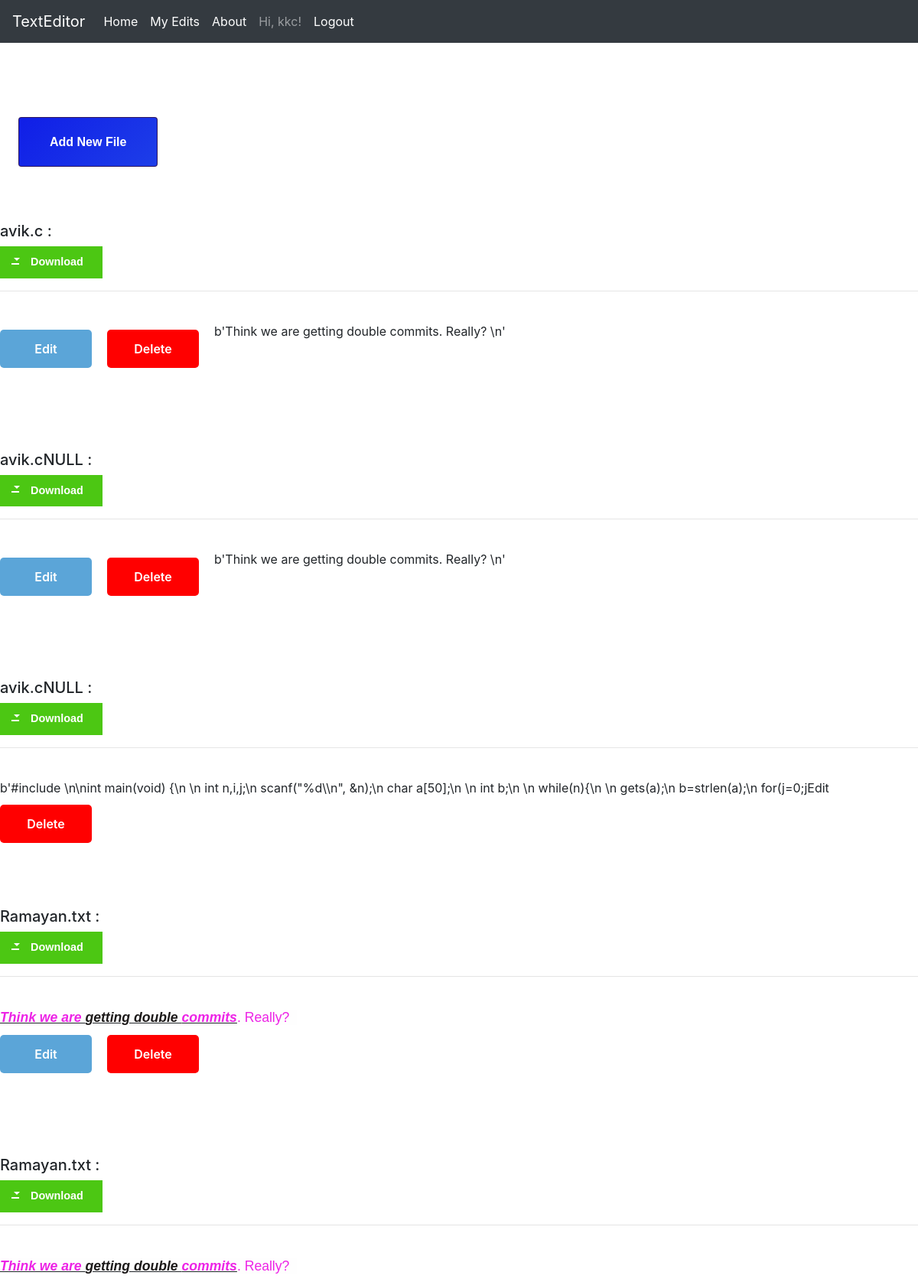
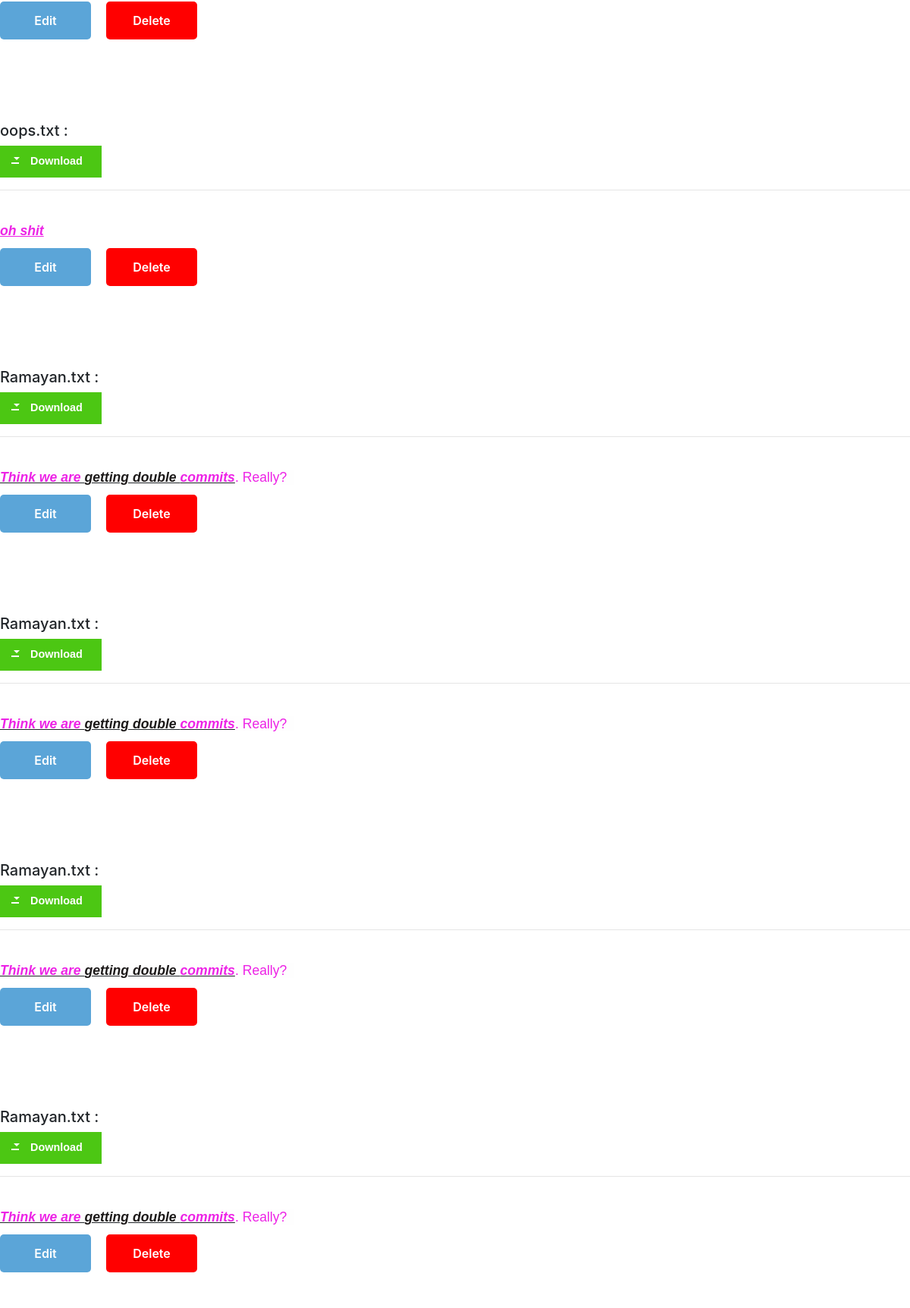
The app's page /myedits (signed in, upper part) with its own data (2 pictures, top to bottom).
### app/models.py (models this page shows, shortened)
class User(UserMixin, db.Model):
    id = db.Column(db.Integer, primary_key=True)
    username = db.Column(db.String(64), index=True, unique=True)
    email = db.Column(db.String(120), index=True, unique=True)
    password_hash = db.Column(db.String(128))
    posts = db.relationship('EditorData', backref='author', lazy='dynamic')

class EditorData(db.Model):
    id = db.Column(db.Integer, primary_key=True)
    name = db.Column(db.Text)
    extension= db.Column(db.Text)
    html= db.Column(db.Text)
    user_id = db.Column(db.Integer, db.ForeignKey('user.id'))

### app/routes.py (the view)
@app.route('/display')
@app.route('/myedits')
@login_required
def display():
    posts = EditorData.query.order_by(EditorData.id.desc()).filter_by(author=current_user).all()
    return render_template('myedits.html', posts=posts)

### app/models.py (called while the page is built)
@login.user_loader
def load_user(id):
    return User.query.get(int(id))

### app/templates/myedits.html
{% extends "base.html" %}
{% block content %}
<a href="{{ url_for('index') }}" target="_blank" class="btn --animated">
        <span>Add New File</span>
</a>
<br><br>
{% for post in posts %}
<div>
      <b><h5>{{ post.name }}{{ post.extension}} :</h5> <a href="/download/{{post.id}}" class="buttonDownload" download="{{post.name+post.extension}}" >Download</a> <br><hr>
        <br>
        </b> {{post.html|safe}}
      <a href="/edit/{{post.id}}" title="Edit" class="button btnFloat btnBlueGreen">Edit</a>
      <a  href="/delete/{{post.id}}" title="Button slide purple" class="button btnSlide btnPurple">
        <span class="top" data-content="Delete">Delete</span>
        <span class="bottom" data-content="Edit">Sure?</span>
      </a>
        <br><br><br><br><br>
        <br>
       <br>
</div>
{% endfor %}
{% endblock %}

### app/templates/base.html (shortened to what this page needs)
<!DOCTYPE html>
<html lang="en">
<head>
    <link rel="stylesheet" href="https://stackpath.bootstrapcdn.com/bootstrap/4.1.3/css/bootstrap.min.css">
</head>
<body>
  <div class="fixed-top">
  <nav class="navbar navbar-expand-md navbar-dark bg-dark">
    <a class="navbar-brand" href="{{url_for('index')}}">TextEditor</a>
    <div class="collapse navbar-collapse" id="navbarSupportedContent">
      <ul class="navbar-nav mr-auto">
        <li class="nav-item active">
          <a class="nav-link" href="{{ url_for('index') }}">Home<span class="sr-only">(current)</span></a>
        </li>
        {% if current_user.is_anonymous %}
        <li class="nav-item active">
          <a class="nav-link" href="{{ url_for('login') }}">login</a>
        </li>
        {% else %}
        <li class="nav-item active">
          <a class="nav-link" href="/myedits">My Edits</a>
        </li>
        <li class="nav-item active">
          <a class="nav-link" href="/about">About</a>
        </li>
        <li class="nav-item">
         <a class="nav-link"> Hi, {{ current_user.username }}!</a></li>
        <li class="nav-item active">
          <a class="nav-link" href="{{ url_for('logout') }}">Logout</a></li>
        {% endif %}
      </ul>
    </div>
  </nav>
  </div>
        <h1 style="color: white;">
        </h1>
        <br><br><br><br>
        {% block content %}{% endblock %}
</body>
</html>

### app/templates/base.html (style rules this page uses)
a.button { display: block; position: relative; float: left; width: 120px; padding: 0; margin: 10px 20px 10px 0; font-weight: 600; text-align: center; line-height: 50px; color: #FFF; border-radius: 5px; transition: all 0.2s ; }
.btnBlueGreen { background: #00AE68; }
.btnPurple { background: #A74982; }
.buttonDownload { display: inline-block; position: relative; padding: 10px 25px; background-color: #4CC713; color: white; font-family: sans-serif; text-decoration: none; font-size: 0.9em; text-align: center; text-indent: 15px; }
.buttonDownload:before, .buttonDownload:after { content: ' '; display: block; position: absolute; left: 15px; top: 52%; }
.buttonDownload:before { width: 10px; height: 2px; border-style: solid; border-width: 0 2px 2px; }
.buttonDownload:after { width: 0; height: 0; margin-left: 3px; margin-top: -7px; border-style: solid; border-width: 4px 4px 0 4px; border-color: transparent; border-top-color: inherit; animation: downloadArrow 2s linear infinite; animation-play-state: paused; }
.btnSlide .top { position: absolute; top: 0px; left: 0; width: 120px; height: 50px; background: #00AE68; z-index: 10; transition: all 0.2s ; border-radius: 5px; }
.btnSlide.btnPurple .top { background: red; }
.btnSlide .bottom { position: absolute; top: 0; left: 0; width: 120px; height: 50px; color: #000; z-index: 5; border-radius: 5px; }
.btnFloat { background: none; box-shadow: 0px 0px 0px 0px rgba(0, 0, 0, 0.5); }
.btnFloat:before { content: 'Edit'; display: block; position: absolute; top: 0; left: 0; width: 120px; height: 50px; border-radius: 5px; transition: all 0.2s ; }
.btnBlueGreen.btnFloat:before { background: rgb(91,165, 216); }
.btnFloat:before { box-shadow: 0px 0px 0px 0px rgba(0, 0, 0, 0.4); }
body { overflow: auto; min-height: 100%; }
:root { --font: 1rem/1.2 "helvetica", sans-serif; --bg-hover: linear-gradient( 135deg, #101ee7 0%, #2654e9 20%, #62d6fa 37%, #fff 50%, #fc35ca 66%, #7559ff 72%, #101ee7 100% ); --btn-color: #2e175e; }
.btn { display: table; text-align: center; color: #ffffff; text-decoration: none; position: relative; font: var(--font); font-weight: bold; padding: 22px 40px; background-color: var(--btn-color); overflow: hidden; margin: 24px; }
.--animated { transition: all 1s; }
.--animated span { position: relative; z-index: 9; }
.--animated:after { height: 100%; width: 2000px; transition: all 1s; background: var(--bg-hover); }
.--animated:before { height: 26px; width: 100%; top: -50px; z-index: 10; opacity: 0; background-color: rgba(255, 255, 255, 0.15); }
.--animated:before, a:after { position: absolute; top: 0; left: 0; z-index: 7; display: block; content: ""; }

### records on screen
User: username "kkc"
EditorData: name "avik.c", html "b'Think we are getting double commits. Really? \\n'"
EditorData: name "avik.c", extension "NULL", html "b'Think we are getting double commits. Really? \\n'"
EditorData: name "avik.c", extension "NULL", html "b'#include \\n\\nint main(void) {\\n \\n int n,i,j;\\n scanf(\"%d\\\\n\", &n);\\n char a[50];\\n \\n int b;\\n \\n while(n){\\n \\n gets(a);\\n b=strlen(a);\\n for(j=0;j"
EditorData: name "Ramayan", extension ".txt", html "Think we are getting double commits . Really?"
EditorData: name "Ramayan", extension ".txt", html "Think we are getting double commits . Really?"
EditorData: name "oops", extension ".txt", html "oh shit"
EditorData: name "Ramayan", extension ".txt", html "Think we are getting double commits . Really?"
EditorData: name "Ramayan", extension ".txt", html "Think we are getting double commits . Really?"
EditorData: name "Ramayan", extension ".txt", html "Think we are getting double commits . Really?"
EditorData: name "Ramayan", extension ".txt", html "Think we are getting double commits . Really?"
